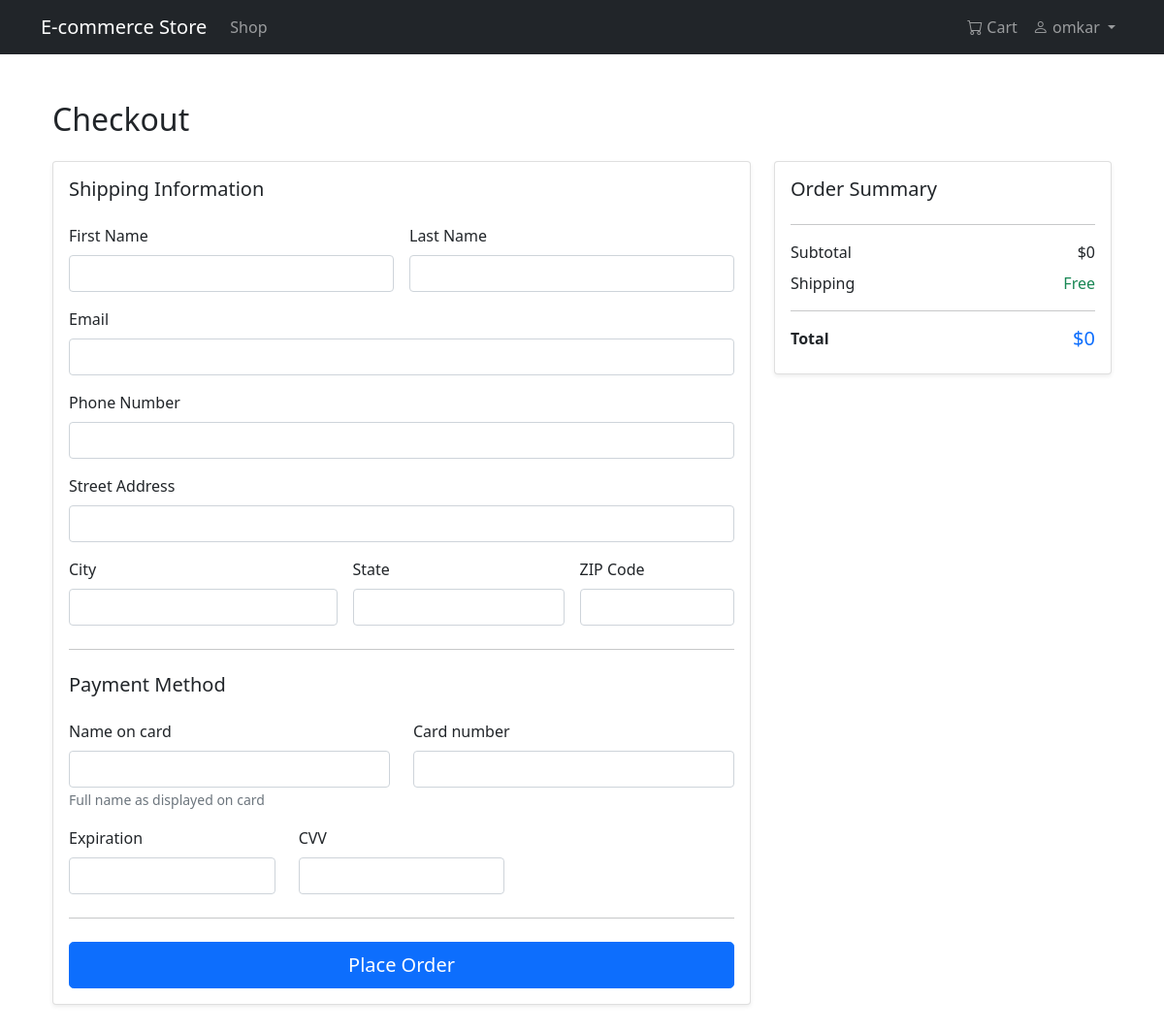
/checkout/ (signed in), run on an earlier commit of the app's database.
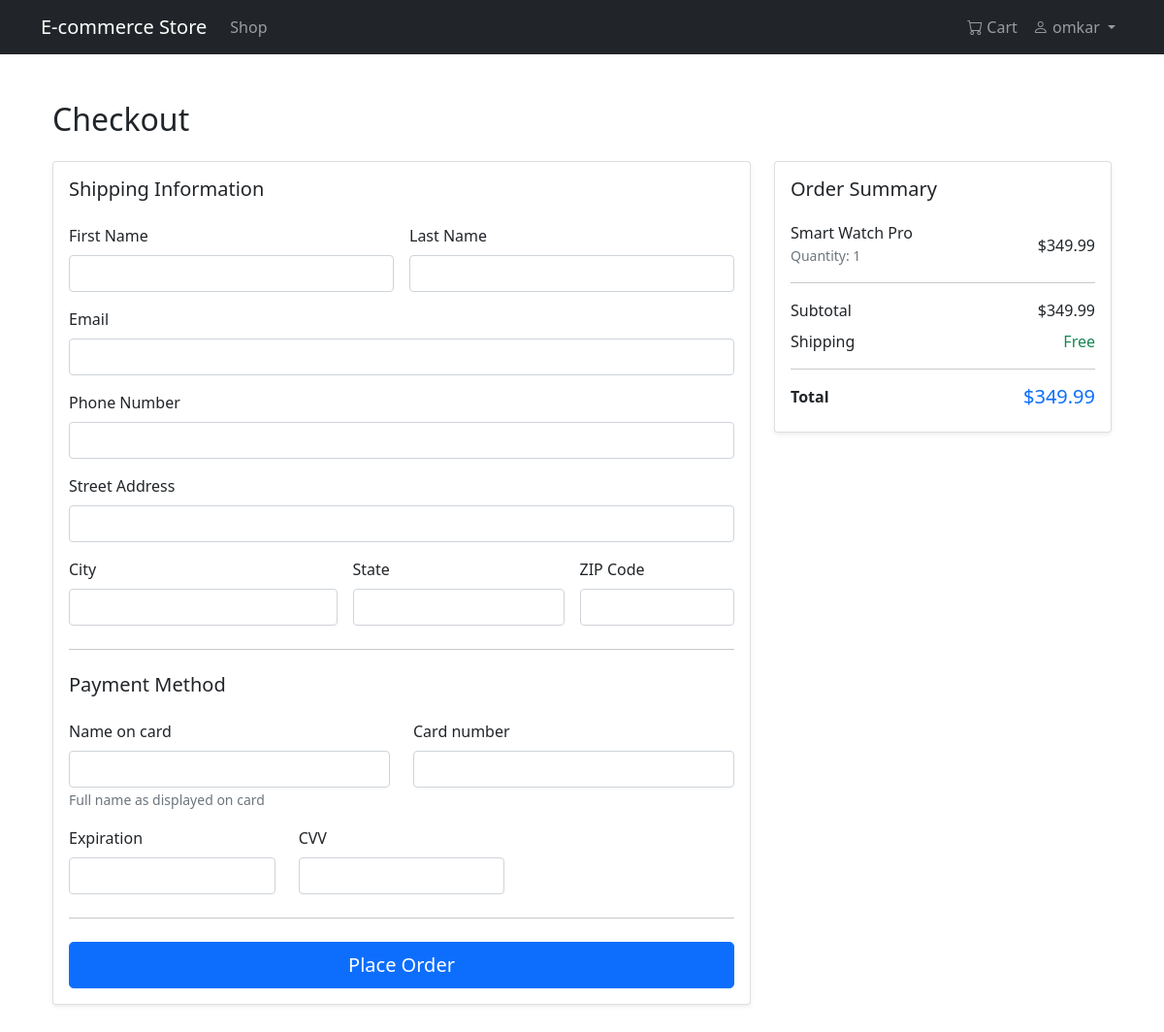
And on a later commit of the database.
### store/models.py (models this page shows, shortened)
class CartItem(models.Model):
    cart = models.ForeignKey(Cart, on_delete=models.CASCADE)
    product = models.ForeignKey(Product, on_delete=models.CASCADE)
    quantity = models.IntegerField(default=1)
    @property
    def total_price(self):
        return self.quantity * self.product.price

class Product(models.Model):
    name = models.CharField(max_length=200)
    description = models.TextField()
    price = models.DecimalField(max_digits=10, decimal_places=2)
    category = models.ForeignKey(Category, on_delete=models.CASCADE)
    image = models.ImageField(upload_to='products/', blank=True)
    image_url = models.URLField(blank=True)
    stock = models.IntegerField(default=0)
    available = models.BooleanField(default=True)
    created = models.DateTimeField(auto_now_add=True)
    updated = models.DateTimeField(auto_now=True)

### store/views.py (the view, shortened to what this page needs)
# urls.py: path('checkout/', views.checkout, name='checkout'),
@login_required
def checkout(request):
    try:
        cart = Cart.objects.get(user=request.user)
        cart_items = CartItem.objects.filter(cart=cart)
        total = sum(item.total_price for item in cart_items)
    except Cart.DoesNotExist:
        return redirect('cart')
    return render(request, 'store/checkout.html', {
        'cart_items': cart_items,
        'total': total
    })

### store/templates/store/checkout.html (shortened to what the changed rows need)
{% extends 'store/base.html' %} {% block content %}
<div class="container py-4">
  <h2 class="mb-4">Checkout</h2>
  <div class="row">
    <div class="col-md-4">
      <div class="card shadow-sm">
        <div class="card-body">
          {% for item in cart_items %}
          <div class="d-flex justify-content-between align-items-center mb-3">
            <div>
              <h6 class="mb-0">{{ item.product.name }}</h6>
              <small class="text-muted">Quantity: {{ item.quantity }}</small>
            </div>
            <span>${{ item.total_price }}</span>
          </div>
          {% endfor %}
          <div class="d-flex justify-content-between mb-2">
            <span>Subtotal</span>
            <span>${{ total }}</span>
          </div>
          <div class="d-flex justify-content-between mb-0">
            <strong>Total</strong>
            <strong class="text-primary h5">${{ total }}</strong>
          </div>
        </div>
      </div>
    </div>
  </div>
</div>
{% endblock %}

What changed in the data, as far as the page shows it:
added CartItem: product.name "Smart Watch Pro", quantity "1", total_price "349.99"
Also different on the page:
{{ total }}: "0" → "349.99"
